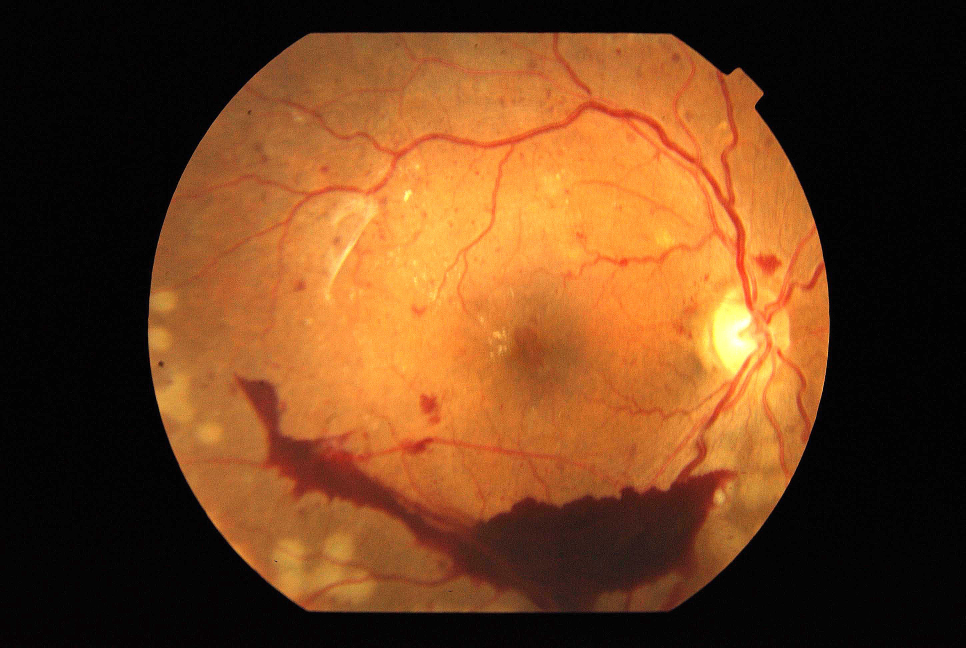
#> input picture sharpened_retina2.jpg, 2896 x 1944 px (shown at 1/3 size)
$ python 2-make-green.py
#> lines starting #> are read from the running program, lines starting #| are printed output that depends on the picture
import cv2
import numpy as np

# Load the image you want to transform (the 'source' image)
img_source = cv2.imread('sharpened_retina2.jpg')
#> img_source is the input picture: shape (1944, 2896, 3); mean B, G, R 29.7, 64.4, 109.4

# --- Step 1: Conceptual Removal of Vessel Overlay ---
# THIS IS THE HARDEST PART WITHOUT THE ORIGINAL IMAGE.
# You might need advanced techniques or have access to a version without the overlay.
# For demonstration, we'll assume we work on the image *with* the overlay and accept potential artifacts.
# A sophisticated approach would involve pixel analysis around the pink lines or an inpainting algorithm.
# For now, we'll proceed directly to color/contrast on the image as is.

# --- Step 2: Color Correction (Introduce Cool/Greenish Tint and Desaturation) ---
# This will be highly experimental and require tuning.

# Method 1: Adjusting individual channels (simple, but requires careful tuning)
b, g, r = cv2.split(img_source)
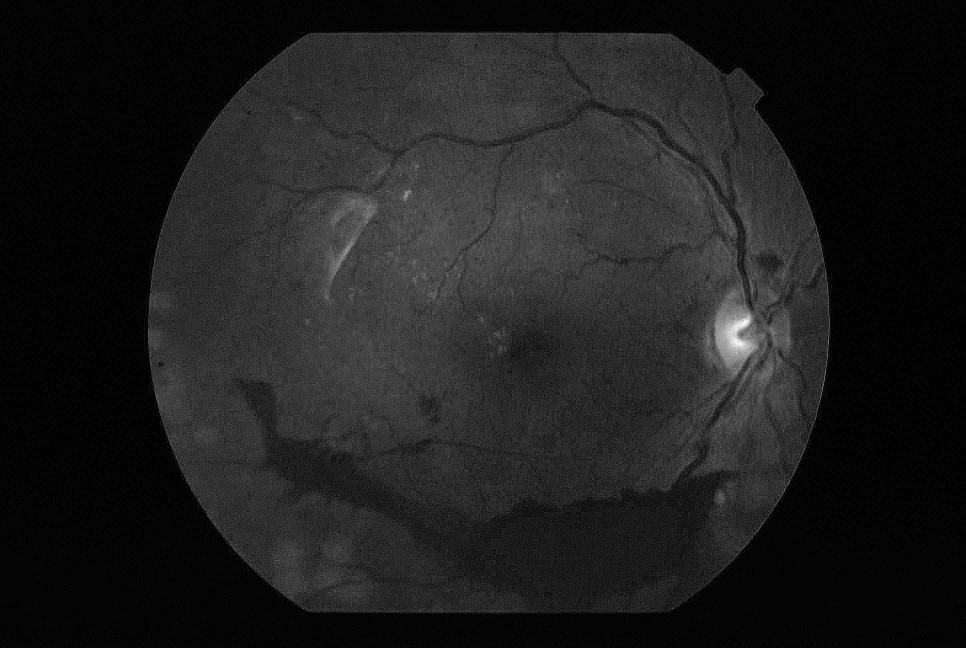
#> b: shape (1944, 2896) (shown at 1/3 size); min 0, max 255, mean 29.7
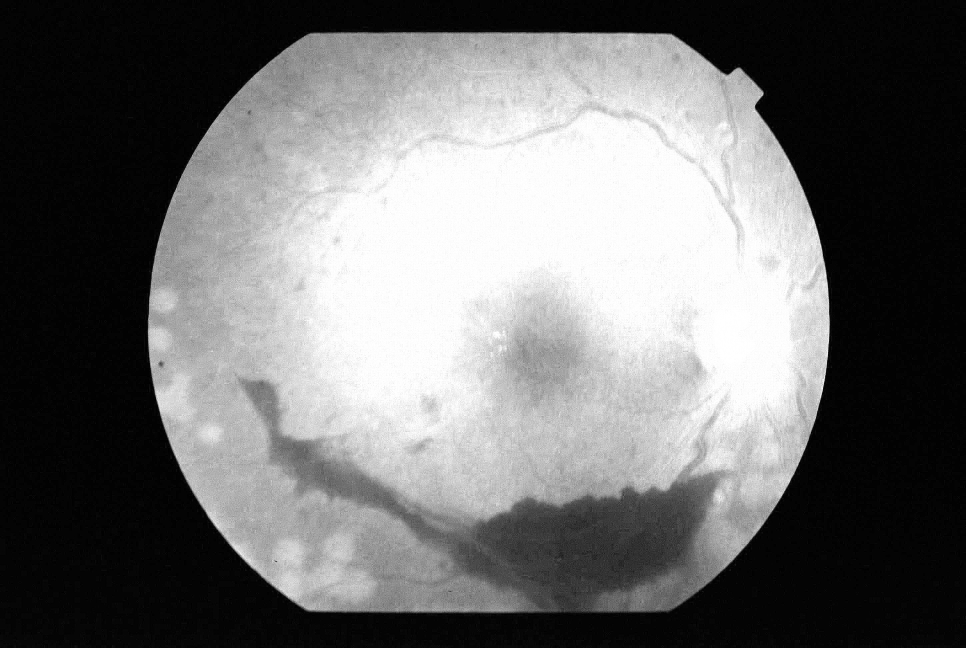
#> r: shape (1944, 2896) (shown at 1/3 size); min 0, max 255, mean 109.4

# Decrease Red (to remove warmth)
r_adjusted = cv2.addWeighted(r, 0.7, np.zeros_like(r), 0, 0) # Reduce red component

# Increase Green and Blue (to add cool tint)
g_adjusted = cv2.addWeighted(g, 1.2, np.zeros_like(g), 0, 0) # Increase green component
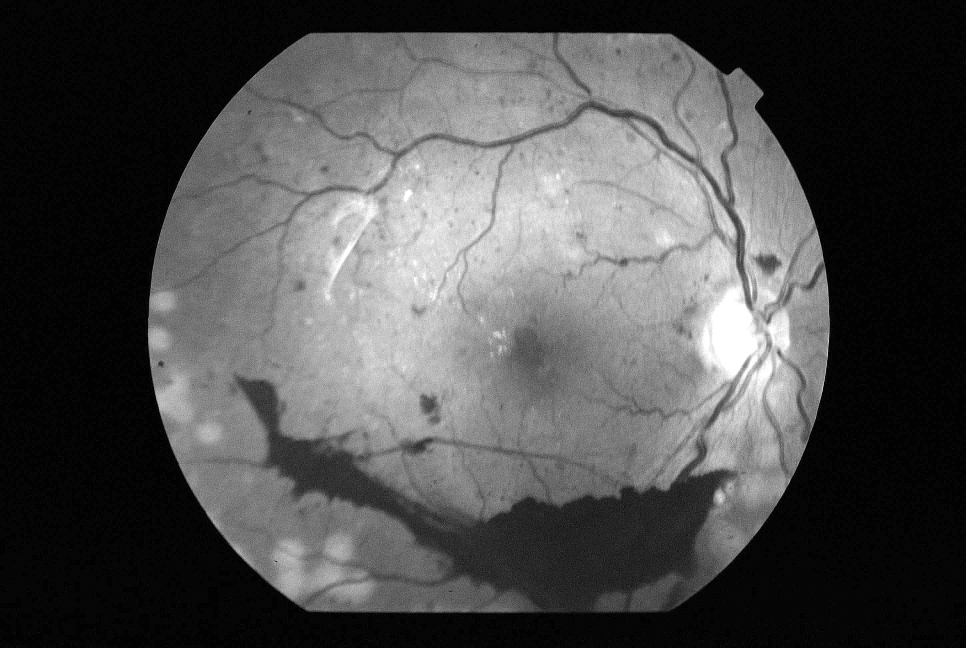
#> g_adjusted: shape (1944, 2896) (shown at 1/3 size); min 0, max 255, mean 77.1
b_adjusted = cv2.addWeighted(b, 1.1, np.zeros_like(b), 0, 0) # Increase blue component

img_color_adjusted = cv2.merge([b_adjusted, g_adjusted, r_adjusted])
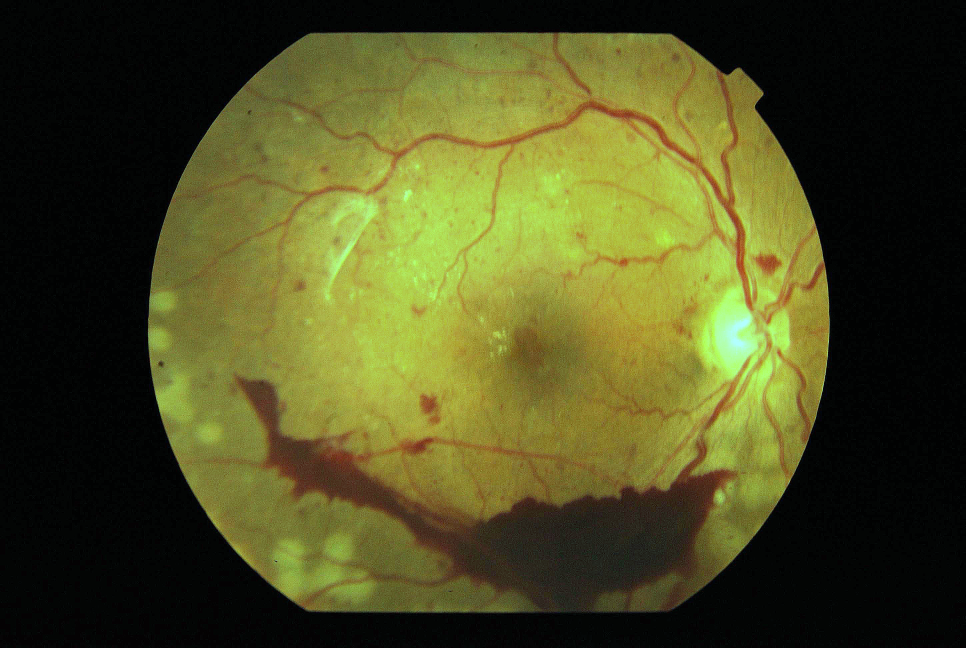
#> img_color_adjusted: shape (1944, 2896, 3) (shown at 1/3 size); mean B, G, R 32.5, 77.1, 76.5

# Method 2: Gamma correction to manipulate mid-tones (can influence overall brightness and contrast)
# A gamma > 1.0 will darken mid-tones, which can contribute to the higher contrast/blown out highlights look.
# However, for a desaturated, lower contrast look, you might need a different approach.
# Let's try to increase overall exposure in bright areas and reduce contrast.

# --- Step 3: Contrast and Brightness Adjustment ---

# Convert to LAB for better luminance control
lab_img = cv2.cvtColor(img_color_adjusted, cv2.COLOR_BGR2LAB)
#> lab_img: shape (1944, 2896, 3); mean of channels 0, 1, 2 78.5, 121.9, 151
L, A, B = cv2.split(lab_img)
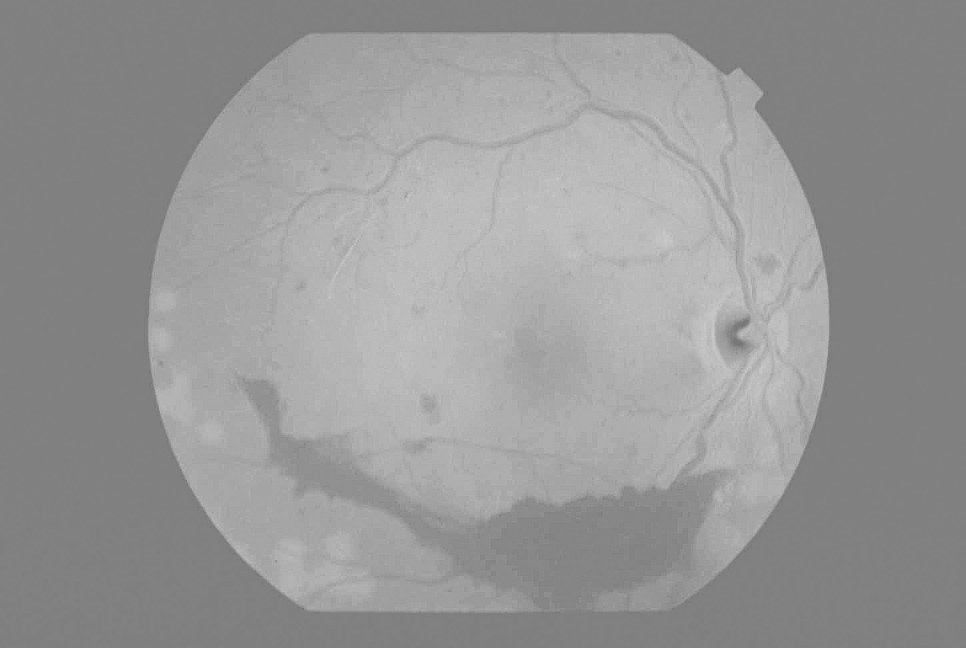
#> B: shape (1944, 2896) (shown at 1/3 size); min 90, max 208, mean 151

# Lower Contrast on L channel
# Simple linear contrast adjustment: L_new = alpha * L + beta
# alpha < 1 to reduce contrast
# beta to adjust brightness
alpha = 0.7 # Reduce contrast
beta = -30 # Make it a bit darker overall to match the darker parts of image.jpeg
L_adjusted = cv2.convertScaleAbs(L, alpha=alpha, beta=beta) # Use convertScaleAbs for alpha/beta
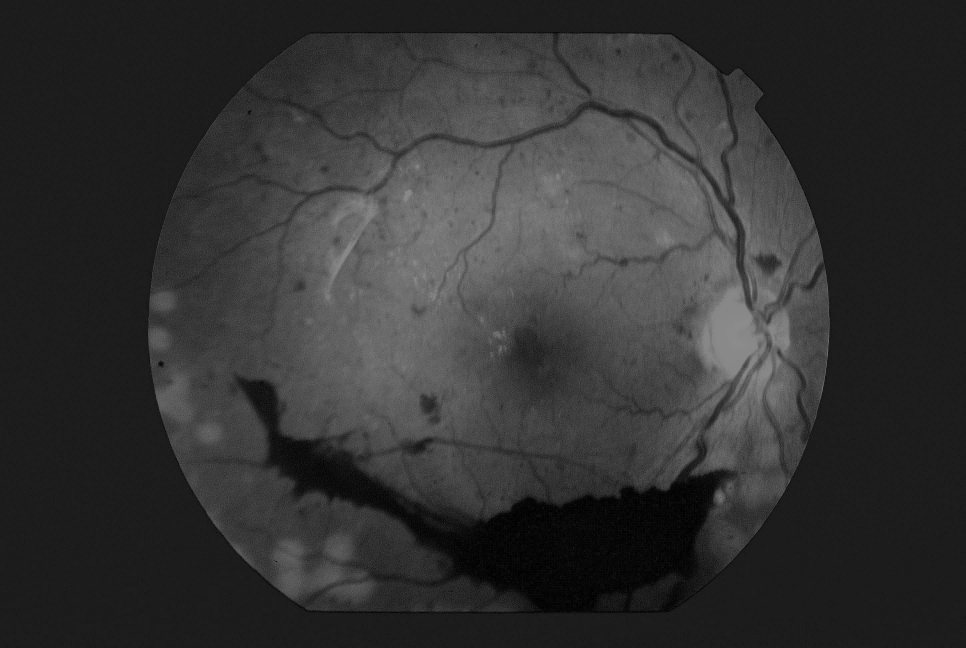
#> L_adjusted: shape (1944, 2896) (shown at 1/3 size); min 0, max 140, mean 50.8
# You might also want to clamp values if they go out of range

# Merge back and convert to BGR
img_contrast_adjusted = cv2.cvtColor(cv2.merge([L_adjusted, A, B]), cv2.COLOR_LAB2BGR)
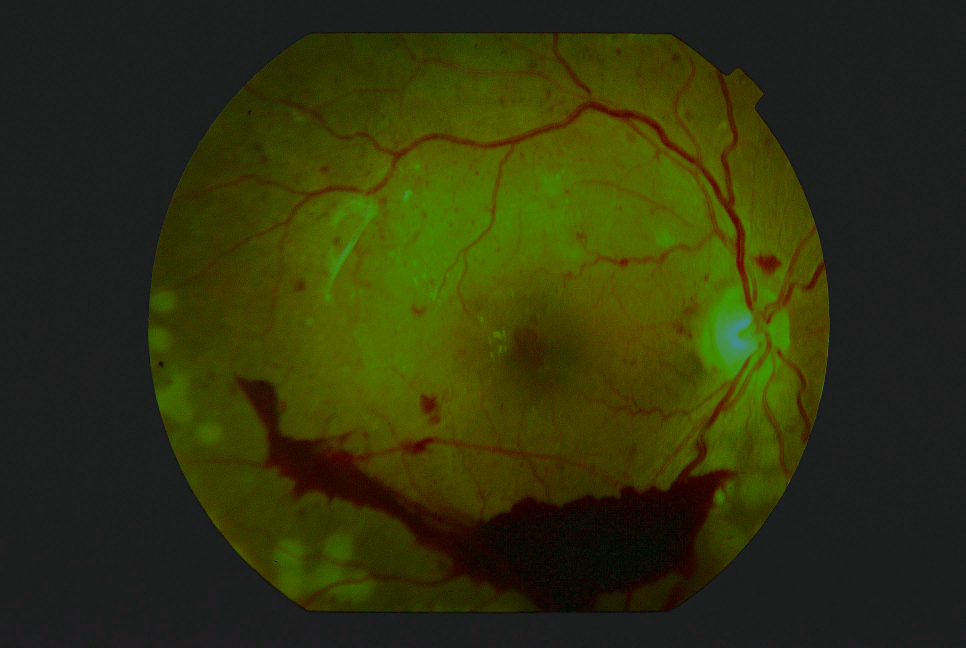
#> img_contrast_adjusted: shape (1944, 2896, 3) (shown at 1/3 size); mean B, G, R 13.8, 50.8, 48.2

# Apply a global brightness adjustment if needed
# img_final = cv2.addWeighted(img_contrast_adjusted, 1, np.zeros(img_contrast_adjusted.shape, img_contrast_adjusted.dtype), 0, -20) # Decrease brightness by 20


# --- Step 4: Slight Blurring (Optional) ---
# To simulate less sharpness
img_final = cv2.GaussianBlur(img_contrast_adjusted, (3, 3), 0)


# Display the results
# Display the original image in a mid-sized window
cv2.namedWindow('Original Source', cv2.WINDOW_NORMAL)
cv2.resizeWindow('Original Source', 600, 600)
cv2.imshow('Original Source', img_source)

# Display the converted image in a mid-sized window
cv2.namedWindow('Converted Attempt', cv2.WINDOW_NORMAL)
cv2.resizeWindow('Converted Attempt', 600, 600)
cv2.imshow('Converted Attempt', img_final)

cv2.waitKey(0)
cv2.destroyAllWindows()

# Save the result
cv2.imwrite('converted_to_image_jpeg_style2.png', img_final)
